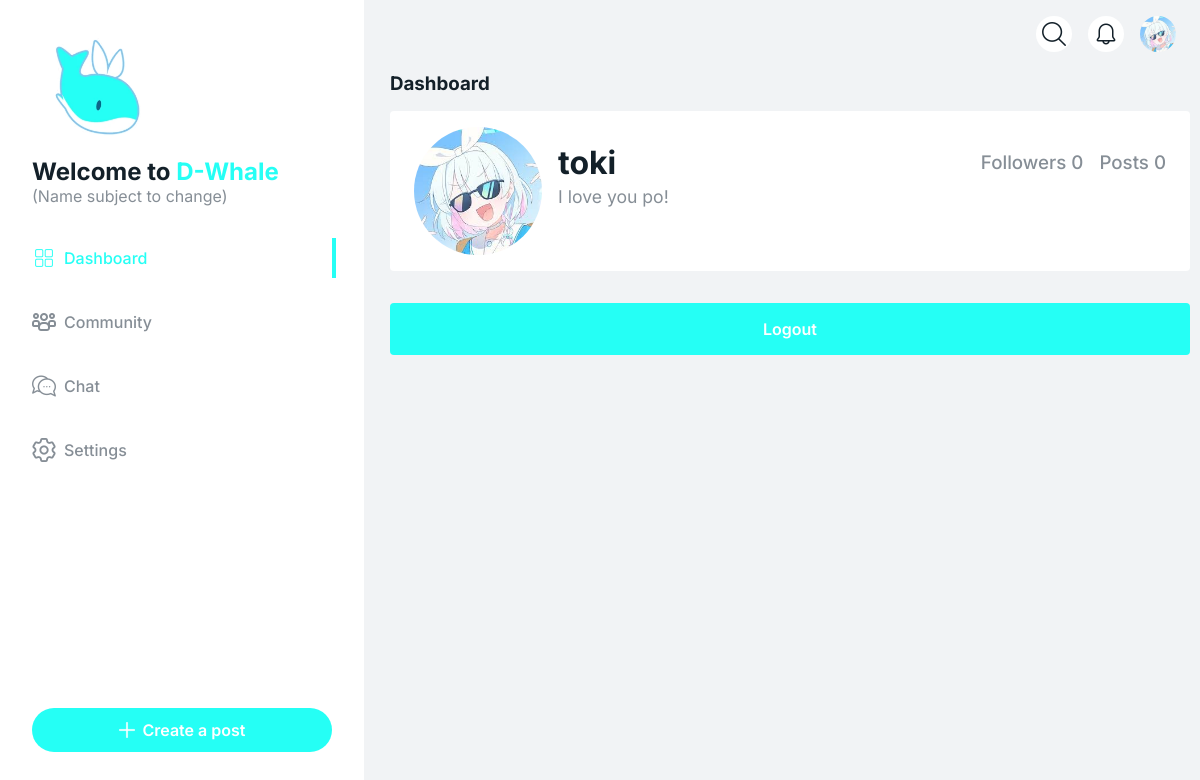
The app's page /dashboard/ (signed in) with its own data.
### user_profile/models.py (models this page shows, shortened)
class Profile(models.Model):
    user = models.OneToOneField(User, on_delete=models.CASCADE)
    profile = models.ImageField(upload_to="images/profile/", blank=True)
    about_me = models.CharField(max_length=1000, blank=True)
    followers = models.ManyToManyField(
        "self",
        related_name="followed_by",
        symmetrical=False,
        blank=True,
    )

### dashboard/views.py (the view)
# urls.py: path("dashboard/", include("dashboard.urls")),
def dashboard(request):
    if request.user.is_authenticated:
        profile = Profile.objects.get(user=request.user.id)
    else:
        profile = ""
    context = {
        "profile": profile
    }
    return render(request, "dashboard/dashboard.html", context)

### dashboard/templates/dashboard/dashboard.html (shortened to what this page needs)
{% extends 'core/base.html' %}
{% load static %}
{% block css %}
<link href="{% static 'dashboard/style.css' %}" rel="stylesheet">{% endblock css %}
{% block content %}
<section class="dashboard">
  <h1 class="at">Dashboard</h1>
  <div>
    <div class="user">
      {% if profile.profile.url != "" %}
        <img src={{profile.profile.url}}>
      {% else %}
      <img src={% static 'core/images/user-icon.png' %}>
      {% endif %}
      <div>
        <h1 class="name">{{profile.user.username}}</h1>
        <p class="about-me">{{profile.about_me}}</p>
      </div>
      <div class="followers-post-container">
        <h1>Followers {{profile.followers|length}}</h1>
        <h1>Posts 0</h1>
      </div>
    </div>
  </div>
  <div class="logout">
    <a href="{% url 'authentication:logout' %}">Logout</a>
  </div>
</section>
{% endblock content %}

### core/templates/core/base.html (shortened to what this page needs)
<!DOCTYPE html>
<html lang="en">
<head>
  {% load static %}
  <link href="{% static 'core/style.css' %}" rel="stylesheet">
  {% block css %}{% endblock css %}
</head>
<body>
  {% include 'core/sidebar.html' %}
  <section>
    <header>
      <div><img src="{% static 'core/images/search.png' %}"></div>
      <div><img src="{% static 'core/images/bell.png' %}"></div>
        <a href="{% url 'authentication:logout' %}">
          {% if profile.profile.url != "" %}
          <img class="user" src="{{profile.profile.url}}">
          {% else %}
            <img class="user" src="{% static 'core/images/user-icon.png' %}">
          {% endif %}
        </a>
    </header>
    {% block content %}{% endblock content %}
  </section>
</body>
</html>

### core/static/core/style.css (style rules this page uses)
:root { --primary: #25FFF5; --secondary: #0CB3DD; --paragraph: #868e96; --bg: #f1f3f5; --black: #132029; --grey: #B8BDC3; }
* { padding: 0; margin: 0; font-family: "Inter", sans-serif; }
h1, h2, h3, h4, h5, h6 { color: var(--black); }
p { color: var(--paragraph); }
body { height: 100%; background-color: var(--bg); display: grid; grid-template-columns: 380px 1fr; }
header { display: flex; justify-content: end; gap: 16px; padding: 16px 24px; }
header div { display: flex; justify-content: center; align-items: center; border-radius: 100px; width: 36px; height: 36px; background-color: white; cursor: pointer; }
header a .user { width: 36px; height: 36px; object-fit: cover; border-radius: 100px; }

### dashboard/static/dashboard/style.css (style rules this page uses)
.dashboard { margin: 0 auto; max-width: 800px; }
.dashboard .user { display: flex; gap: 16px; margin-top: 16px; background-color: white; padding: 16px 24px; border-radius: 4px; }
.dashboard .user img { width: 128px; height: 128px; border-radius: 1000px; object-fit: cover; }
.dashboard .user .name { margin-top: 16px; font-size: 2rem; }
.dashboard .user .about-me { margin-top: 4px; font-size: 1.1rem; }
.dashboard .followers-post-container { display: flex; gap: 16px; margin-left: auto; margin-top: 24px; }
.dashboard .followers-post-container h1 { color: var(--paragraph); font-weight: 500; }
.logout { padding: 16px; background-color: var(--primary); border-radius: 4px; margin-top: 32px; text-align: center; cursor: pointer; }
.logout a { text-decoration: none; color: white; font-weight: 600; }

### records on screen
Profile: profile (picture), user.username "toki", about_me "I love you po!", followers|length "0"
